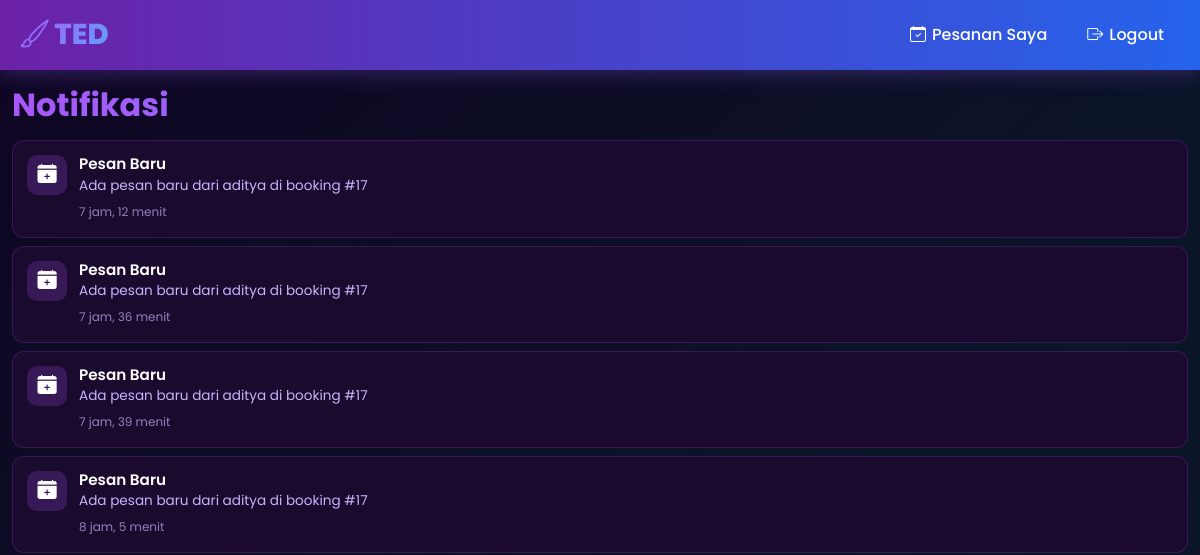
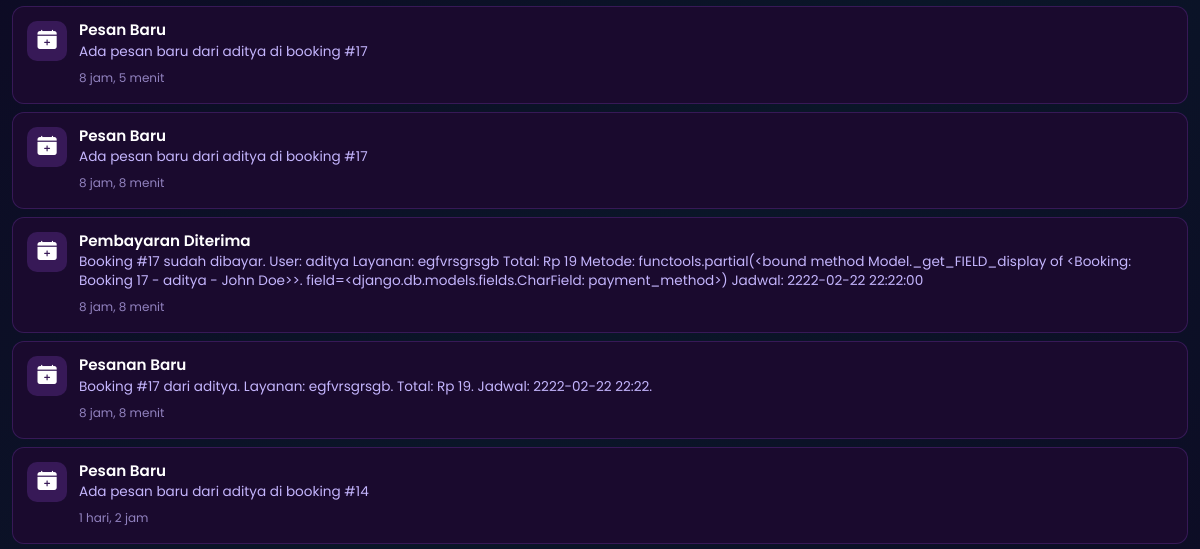
The page /notifications/ (signed in, upper part) on the database as committed earlier (2 pictures, top to bottom).
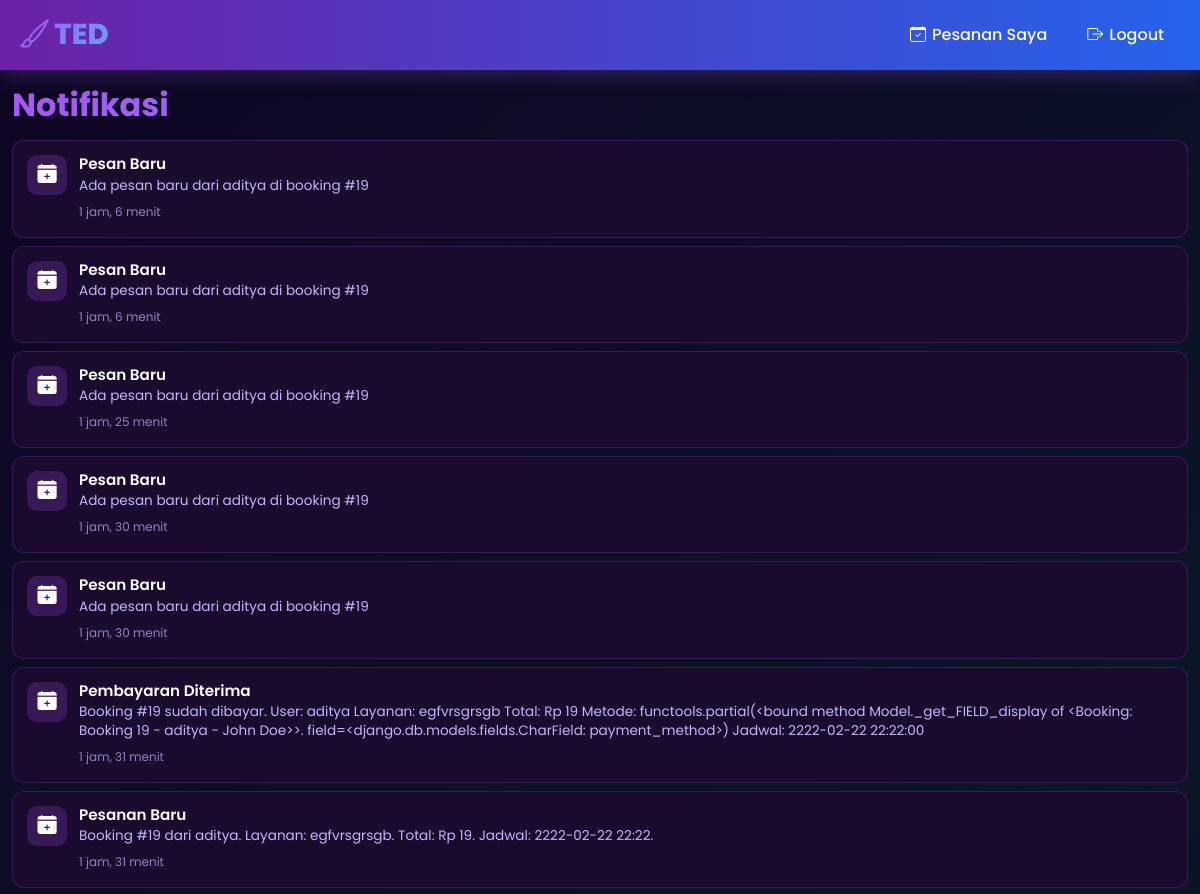
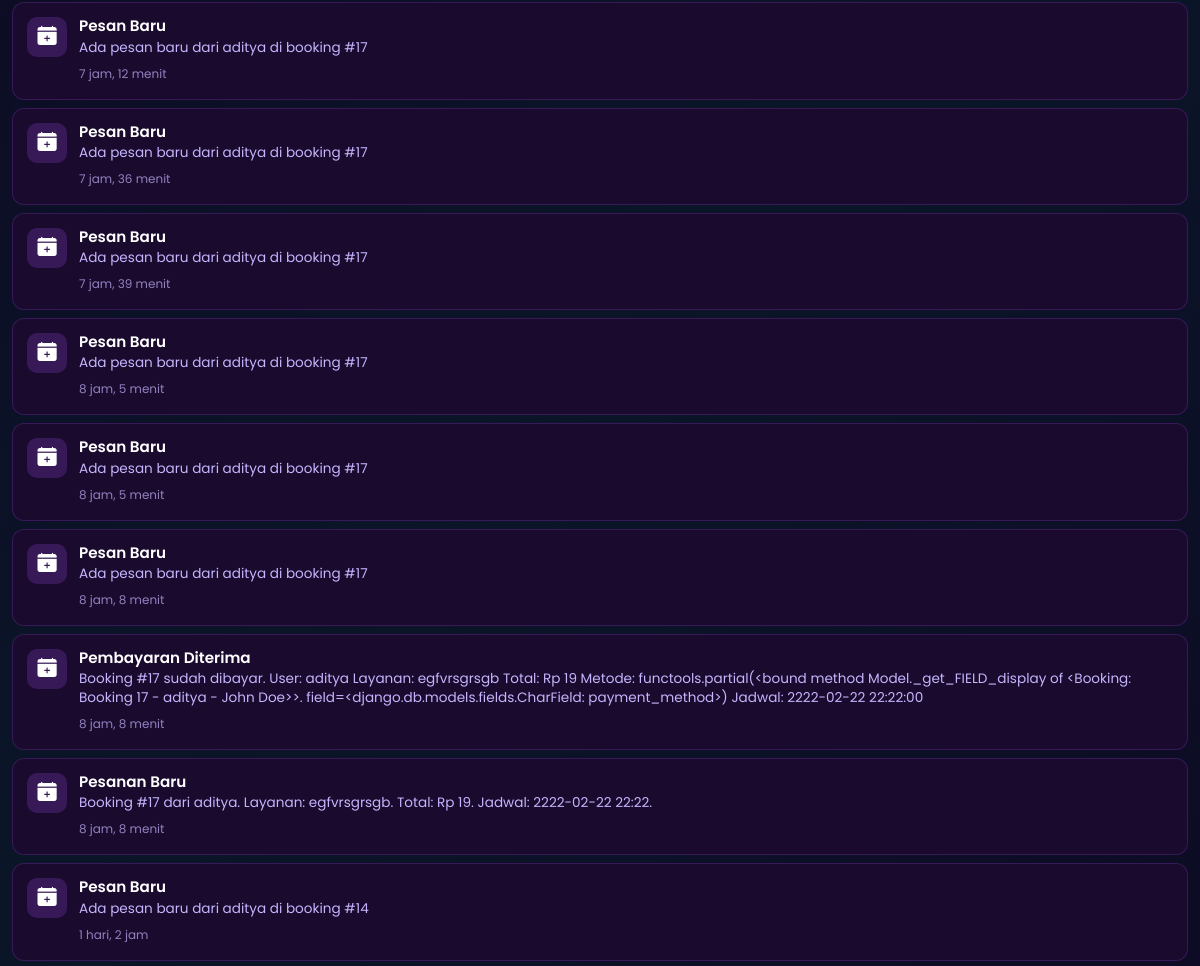
The same page on the database as committed later (2 pictures, top to bottom).
### tedapp/models.py (models this page shows, shortened)
class Notification(models.Model):
    NOTIF_TYPES = [
        ('booking_new', 'Pesanan Baru'),
        ('booking_confirmed', 'Pesanan Dikonfirmasi'),
        ('booking_cancelled', 'Pesanan Dibatalkan'),
        ('artist_arrived', 'Seniman Tiba'),
        ('promo', 'Promosi'),
    ]
    user = models.ForeignKey(User, on_delete=models.CASCADE, related_name='notifications')
    notif_type = models.CharField(max_length=20, choices=NOTIF_TYPES)
    title = models.CharField(max_length=200)
    message = models.TextField()
    is_read = models.BooleanField(default=False)
    created_at = models.DateTimeField(auto_now_add=True)

### tedapp/views.py (the view)
# urls.py: path('notifications/', views.notifications, name='notifications'),
@login_required
def notifications(request):
    notifs = Notification.objects.filter(user=request.user).order_by('-created_at')[:50]
    Notification.objects.filter(user=request.user, is_read=False).update(is_read=True)
    return render(request, 'tedapp/notifications.html', {'notifications': notifs})

### tedapp/templates/tedapp/notifications.html
{% extends 'tedapp/base.html' %}
{% load static %}
{% block extra_css %}
<link rel="stylesheet" href="{% static 'notifications.css' %}" />
{% endblock %}
{% block content %}
<div class="container py-3">
    <h2 class="section-title mb-3">Notifikasi</h2>
    <div class="notifications-list">
        {% for notif in notifications %}
        <div class="notification-item {% if not notif.is_read %}unread{% endif %}">
            <div class="notif-icon">
                {% if notif.notif_type == 'booking_new' %}
                <i class="bi bi-calendar-plus-fill"></i>
                {% elif notif.notif_type == 'booking_confirmed' %}
                <i class="bi bi-check-circle-fill text-success"></i>
                {% elif notif.notif_type == 'booking_cancelled' %}
                <i class="bi bi-x-circle-fill text-danger"></i>
                {% elif notif.notif_type == 'artist_arrived' %}
                <i class="bi bi-person-fill text-info"></i>
                {% else %}
                <i class="bi bi-gift-fill text-warning"></i>
                {% endif %}
            </div>
            <div class="notif-content">
                <h6 class="notif-title">{{ notif.title }}</h6>
                <p class="notif-message">{{ notif.message }}</p>
                <small class="notif-time">{{ notif.created_at|timesince }}</small>
            </div>
        </div>
        {% empty %}
        <div class="text-center py-5">
            <i class="bi bi-bell-slash fs-1" style="color: var(--text-secondary);"></i>
            <h5 class="mt-3">Tidak ada notifikasi</h5>
        </div>
        {% endfor %}
    </div>
</div>
{% endblock %}

### tedapp/templates/tedapp/base.html (shortened to what this page needs)
{% load static %}
{% load custom_filters %}
<!DOCTYPE html>
<html lang="id">
<head>
    <link href="https://cdn.jsdelivr.net/npm/bootstrap@5.3.0/dist/css/bootstrap.min.css" rel="stylesheet">
    <link href="https://cdn.jsdelivr.net/npm/bootstrap-icons@1.10.0/font/bootstrap-icons.css" rel="stylesheet">
    <link rel="stylesheet" href="https://unpkg.com/leaflet@1.9.4/dist/leaflet.css" />
    <link rel="stylesheet" href="{% static 'base.css' %}">
    {% block extra_css %}{% endblock %}
</head>
<body>
    <nav class="navbar-ted">
        <div class="container">
            <a class="navbar-brand" href="{% url 'home' %}">
                <i class="bi bi-brush"></i> TED
            </a>
            <div class="navbar-menu">
                {% if user.is_authenticated %}
                <a class="nav-link" href="{% url 'my_bookings' %}">
                    <i class="bi bi-calendar-check"></i> Pesanan Saya
                </a>
                <a class="nav-link" href="{% url 'logout' %}">
                    <i class="bi bi-box-arrow-right"></i> Logout
                </a>
                {% else %}
                <a class="nav-link btn-login" href="{% url 'login' %}">
                    <i class="bi bi-box-arrow-in-right"></i> Login
                </a>
                {% endif %}
            </div>
        </div>
    </nav>
    {% block content %}{% endblock %}
</body>
</html>

### static/base.css (style rules this page uses)
:root { --primary-purple: #6B21A8; --primary-purple-light: #9333EA; --primary-purple-dark: #581C87; --primary-blue: #2563EB; --primary-blue-light: #3B82F6; --primary-blue-dark: #1D4ED8; --accent-purple: #A855F7; --accent-blue: #60A5FA; --dark-bg: #0F0523; --card-bg: #1A0A2E; --text-primary: #FFFFFF; --text-secondary: #C4B5FD; --safe-area-bottom: env(safe-area-inset-bottom, 0px); }
* { margin: 0; padding: 0; box-sizing: border-box; -webkit-tap-highlight-color: transparent; -webkit-touch-callout: none; -webkit-user-select: none; user-select: none; }
html { overflow-x: hidden !important; max-width: 100vw !important; width: 100% !important; touch-action: pan-y pinch-zoom; }
body { font-family: 'Poppins', sans-serif; background: linear-gradient(135deg, var(--dark-bg) 0%, #0A1628 50%, var(--dark-bg) 100%); color: var(--text-primary); min-height: 100vh; overflow-x: hidden !important; overflow-y: auto; -webkit-overflow-scrolling: touch; padding-top: 70px; padding-bottom: 20px; max-width: 100%; width: 100%; touch-action: pan-y; }
.container, .row, section, article, main, nav, header, footer, div { max-width: 100%; overflow-x: hidden; }
.navbar-ted { position: fixed; top: 0 !important; left: 0 !important; right: 0 !important; height: 70px; background: linear-gradient(90deg, #6B21A8 0%, #2563EB 100%) !important; display: flex !important; align-items: center; z-index: 9999 !important; box-shadow: 0 4px 20px rgba(139, 92, 246, 0.3); visibility: visible !important; opacity: 1 !important; }
.navbar-ted .container { width: 100%; max-width: 1200px; margin: 0 auto; padding: 0 20px; display: flex; justify-content: space-between; align-items: center; }
.navbar-brand { font-weight: 800; font-size: 1.8rem; background: linear-gradient(135deg, var(--accent-purple) 0%, var(--accent-blue) 100%); -webkit-background-clip: text; -webkit-text-fill-color: transparent; background-clip: text; text-decoration: none; }
.navbar-menu { display: flex; align-items: center; gap: 8px; }
.nav-link { color: var(--text-primary) !important; font-weight: 500; padding: 8px 16px; border-radius: 25px; transition: all 0.3s; text-decoration: none; display: flex; align-items: center; gap: 6px; }
@media (min-width: 1025px) { .navbar-ted { display: flex !important; } }
@media (min-width: 1025px) { body { padding-top: 70px; } }
@media (min-width: 1025px) { .container { max-width: 1200px; } }
@media (min-width: 1025px) { .navbar-brand { font-size: 1.8rem; } }
@media (min-width: 1025px) { .nav-link { padding: 8px 16px; } }
.section-title { font-weight: 700; background: linear-gradient(135deg, var(--accent-purple) 0%, var(--accent-blue) 100%); -webkit-background-clip: text; -webkit-text-fill-color: transparent; background-clip: text; }
@media (min-width: 769px) { .navbar-ted { display: flex !important; visibility: visible !important; opacity: 1 !important; } }
@media (min-width: 769px) { body { padding-top: 70px; } }

### static/notifications.css (style rules this page uses)
.notifications-list { display: flex; flex-direction: column; gap: 8px; }
.notification-item { display: flex; align-items: flex-start; gap: 12px; padding: 14px; background: var(--card-bg); border-radius: 12px; border: 1px solid rgba(168, 85, 247, 0.2); cursor: pointer; position: relative; transition: all 0.2s; }
.notif-icon { width: 40px; height: 40px; border-radius: 10px; background: rgba(168, 85, 247, 0.2); display: flex; align-items: center; justify-content: center; font-size: 1.2rem; flex-shrink: 0; }
.notif-content { flex: 1; min-width: 0; }
.notif-title { font-size: 0.95rem; font-weight: 600; margin-bottom: 2px; color: var(--text-primary); }
.notif-message { font-size: 0.85rem; color: var(--text-secondary); margin-bottom: 4px; line-height: 1.4; }
.notif-time { font-size: 0.75rem; color: var(--text-secondary); opacity: 0.7; }

Rows that differ between the two databases and show on the page:
added Notification: notif_type "booking_new" (drawn), title "Pesan Baru", message "Ada pesan baru dari aditya di booking #19", created_at "1 jam, 6 menit"
added Notification: notif_type "booking_new" (drawn), title "Pesan Baru", message "Ada pesan baru dari aditya di booking #19", created_at "1 jam, 6 menit"
added Notification: notif_type "booking_new" (drawn), title "Pesan Baru", message "Ada pesan baru dari aditya di booking #19", created_at "1 jam, 25 menit"
added Notification: notif_type "booking_new" (drawn), title "Pesan Baru", message "Ada pesan baru dari aditya di booking #19", created_at "1 jam, 30 menit"
added Notification: notif_type "booking_new" (drawn), title "Pesan Baru", message "Ada pesan baru dari aditya di booking #19", created_at "1 jam, 30 menit"
added Notification: notif_type "booking_new" (drawn), title "Pembayaran Diterima", message "Booking #19 sudah dibayar. User: aditya Layanan: egfvrsgrsgb Total: Rp 19 Metode: functools.partial(<bound method Model._get_FIELD_display of <Booking: Booking 19 - aditya - John Doe>>. field=<django.db.models.fields.CharField: payment_method>) Jadwal: 2222-02-22 22:22:00", created_at "1 jam, 31 menit"
added Notification: notif_type "booking_new" (drawn), title "Pesanan Baru", message "Booking #19 dari aditya. Layanan: egfvrsgrsgb. Total: Rp 19. Jadwal: 2222-02-22 22:22.", created_at "1 jam, 31 menit"
